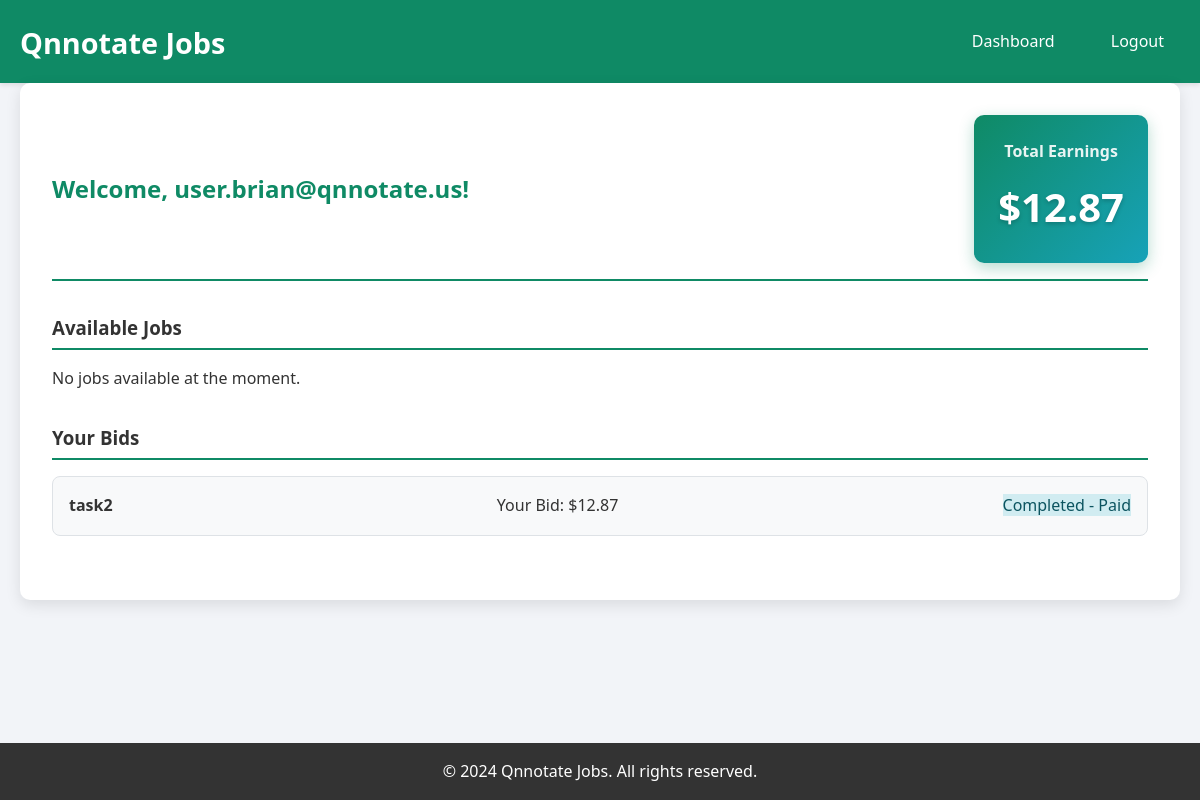
The page /user/dashboard (signed in) on the database its author committed.
### models.py (models this page shows)
class User(db.Model):
    id = db.Column(db.Integer, primary_key=True)
    username = db.Column(db.String(80), unique=True, nullable=False)
    password = db.Column(db.String(200), nullable=False)
    total_earnings = db.Column(db.Float, default=0.0)
    created_at = db.Column(db.DateTime, default=datetime.utcnow)
    bids = db.relationship('Bid', backref='user', lazy=True)

class Bid(db.Model):
    id = db.Column(db.Integer, primary_key=True)
    user_id = db.Column(db.Integer, db.ForeignKey('user.id'), nullable=False)
    task_id = db.Column(db.Integer, db.ForeignKey('task.id'), nullable=False)
    amount = db.Column(db.Float, nullable=False)
    created_at = db.Column(db.DateTime, default=datetime.utcnow)
    is_selected = db.Column(db.Boolean, default=False)

class Task(db.Model):
    id = db.Column(db.Integer, primary_key=True)
    title = db.Column(db.String(200), nullable=False)
    description = db.Column(db.Text, nullable=False)
    status = db.Column(db.String(50), default='open')  # open, assigned, completed
    created_at = db.Column(db.DateTime, default=datetime.utcnow)
    assigned_user_id = db.Column(db.Integer, db.ForeignKey('user.id'), nullable=True)
    winning_bid_amount = db.Column(db.Float, nullable=True)
    bids = db.relationship('Bid', backref='task', lazy=True)
    assigned_user = db.relationship('User', foreign_keys=[assigned_user_id])

### app.py (the view)
@app.route('/user/dashboard')
def user_dashboard():
    if not session.get('user_id'):
        return redirect(url_for('user_login'))
    user = User.query.get(session['user_id'])
    tasks = Task.query.filter_by(status='open').all()
    user_bids = Bid.query.filter_by(user_id=user.id).all()
    return render_template('user_dashboard.html', user=user, tasks=tasks, user_bids=user_bids)

### templates/user_dashboard.html (shortened to what this page needs)
{% extends "base.html" %}
{% block content %}
<div class="user-dashboard">
    <div class="user-header">
        <h2>Welcome, {{ user.username }}!</h2>
        <div class="earnings-display">
            <h3>Total Earnings</h3>
            <div class="earnings-amount">${{ "%.2f"|format(user.total_earnings) }}</div>
        </div>
    </div>
    <div class="dashboard-section">
        <h3>Available Jobs</h3>
        <div class="jobs-grid">
            {% for task in tasks %}
            <div class="job-card">
                <h4>{{ task.title }}</h4>
                <p>{{ task.description }}</p>
                <div class="job-actions">
                    <form method="POST" action="{{ url_for('place_bid', task_id=task.id) }}" class="bid-form">
                        <div class="bid-input">
                            <label for="amount_{{ task.id }}">Your Bid ($):</label>
                            <input type="number" step="0.01" min="0.01" id="amount_{{ task.id }}" name="amount"
                                   value="{% for bid in user_bids %}{% if bid.task_id == task.id %}{{ bid.amount }}{% endif %}{% endfor %}" required>
                        </div>
                        <button type="submit" class="btn btn-primary">
                            {% set has_bid = False %}
                            {% for bid in user_bids %}
                                {% if bid.task_id == task.id %}
                                    {% set has_bid = True %}
                                    Update Bid
                                {% endif %}
                            {% endfor %}
                            {% if not has_bid %}Place Bid{% endif %}
                        </button>
                    </form>
                </div>
            </div>
            {% else %}
            <p>No jobs available at the moment.</p>
            {% endfor %}
        </div>
    </div>
    <div class="dashboard-section">
        <h3>Your Bids</h3>
        <div class="bids-list">
            {% for bid in user_bids %}
            <div class="bid-item">
                <h4>{{ bid.task.title }}</h4>
                <p>Your Bid: ${{ "%.2f"|format(bid.amount) }}</p>
                <div class="bid-status">
                    {% if bid.task.status == 'open' %}
                        <span class="status-open">Pending</span>
                    {% elif bid.task.status == 'assigned' and bid.is_selected %}
                        <span class="status-assigned">Selected</span>
                    {% elif bid.task.status == 'completed' and bid.is_selected %}
                        <span class="status-completed">Completed - Paid</span>
                    {% else %}
                        <span class="status-rejected">Not Selected</span>
                    {% endif %}
                </div>
            </div>
            {% else %}
            <p>You haven't placed any bids yet.</p>
            {% endfor %}
        </div>
    </div>
</div>
{% endblock %}

### static/style.css (style rules this page uses)
* { margin: 0; padding: 0; box-sizing: border-box; }
body { font-family: 'Segoe UI', Tahoma, Geneva, Verdana, sans-serif; background-color: #f2f4f8; color: #333; line-height: 1.6; }
.dashboard-section { margin-bottom: 2rem; }
.dashboard-section h3 { color: #333; margin-bottom: 1rem; border-bottom: 2px solid #0f8a65; padding-bottom: 5px; }
.tasks-grid, .jobs-grid { display: grid; grid-template-columns: repeat(auto-fill, minmax(300px, 1fr)); gap: 20px; }
.status-completed { background-color: #d1ecf1; color: #0c5460; }
.user-dashboard { background: white; border-radius: 10px; padding: 2rem; box-shadow: 0 5px 15px rgba(0,0,0,0.1); }
.user-header { display: flex; justify-content: space-between; align-items: center; margin-bottom: 2rem; padding-bottom: 1rem; border-bottom: 2px solid #0f8a65; }
.user-header h2 { color: #0f8a65; }
.earnings-display { text-align: center; background: linear-gradient(135deg, #0f8a65, #17a2b8); color: white; padding: 1.5rem; border-radius: 10px; box-shadow: 0 5px 15px rgba(15, 138, 101, 0.3); }
.earnings-display h3 { font-size: 1rem; margin-bottom: 10px; opacity: 0.9; }
.earnings-amount { font-size: 2.5rem; font-weight: bold; text-shadow: 0 2px 4px rgba(0,0,0,0.2); }
.bids-list { space-y: 10px; }
.bid-item { background: #f8f9fa; border: 1px solid #dee2e6; border-radius: 8px; padding: 1rem; margin-bottom: 10px; display: flex; justify-content: space-between; align-items: center; }

### rows shown on the page
User: username "user.brian@qnnotate.us", total_earnings "12.87"
Bid: task "task2", amount "12.87", is_selected "Completed - Paid"
